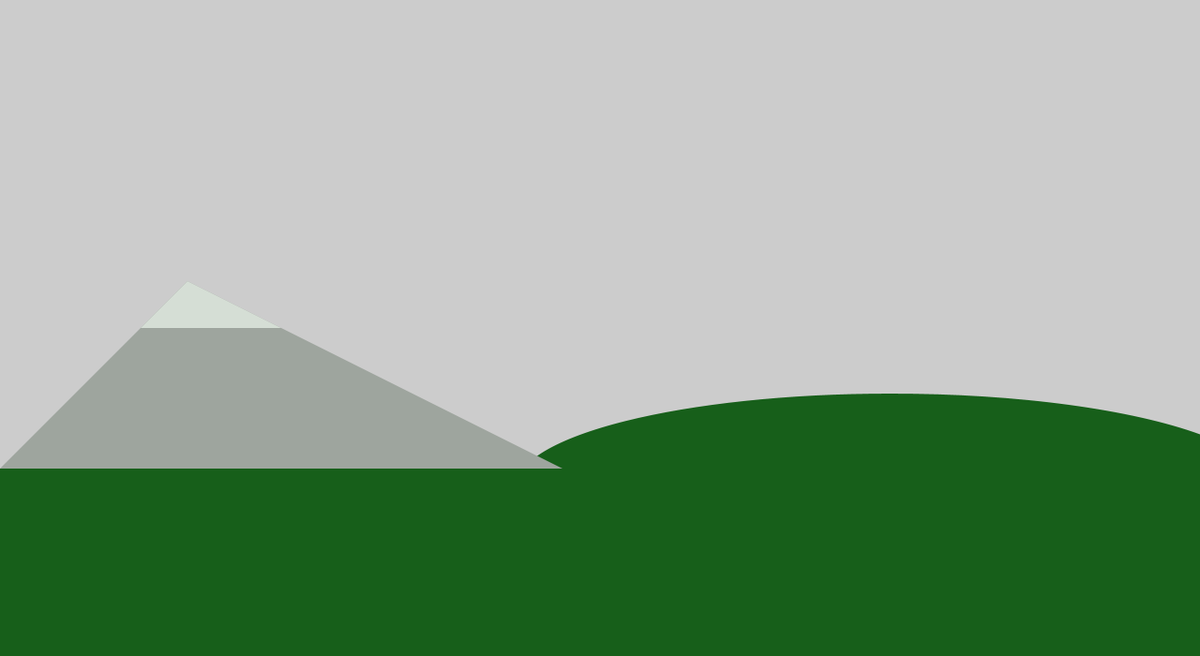
Frame 1 (no input)
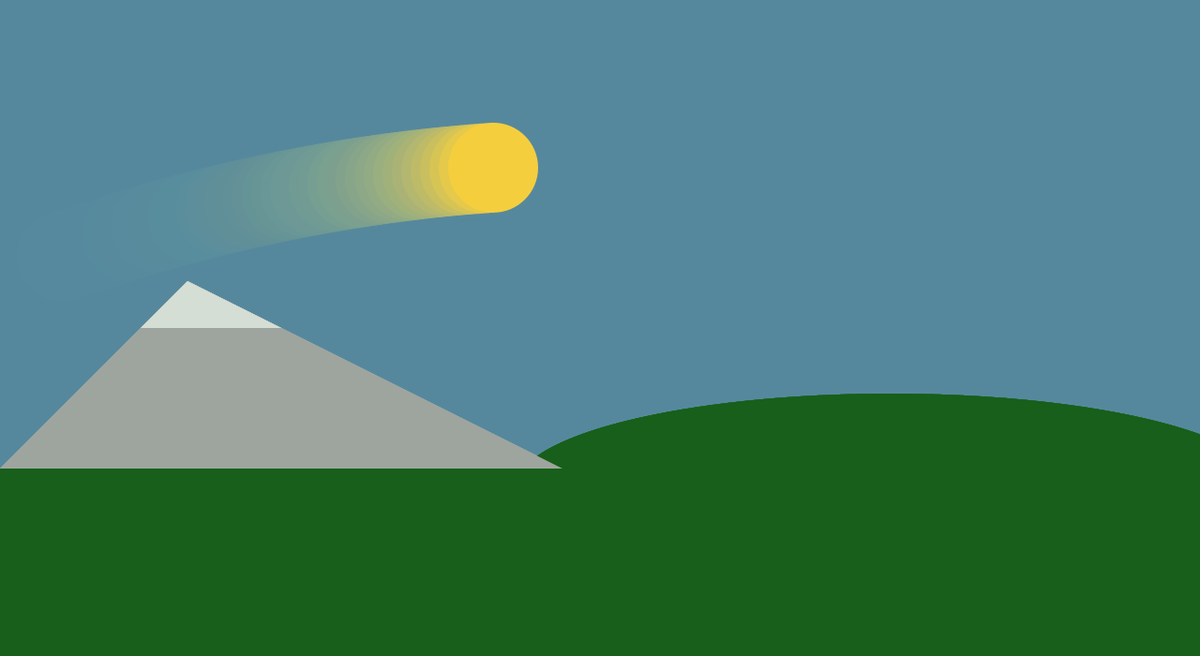
Frame 60 (the mouse pressed at the canvas centre just before this capture)
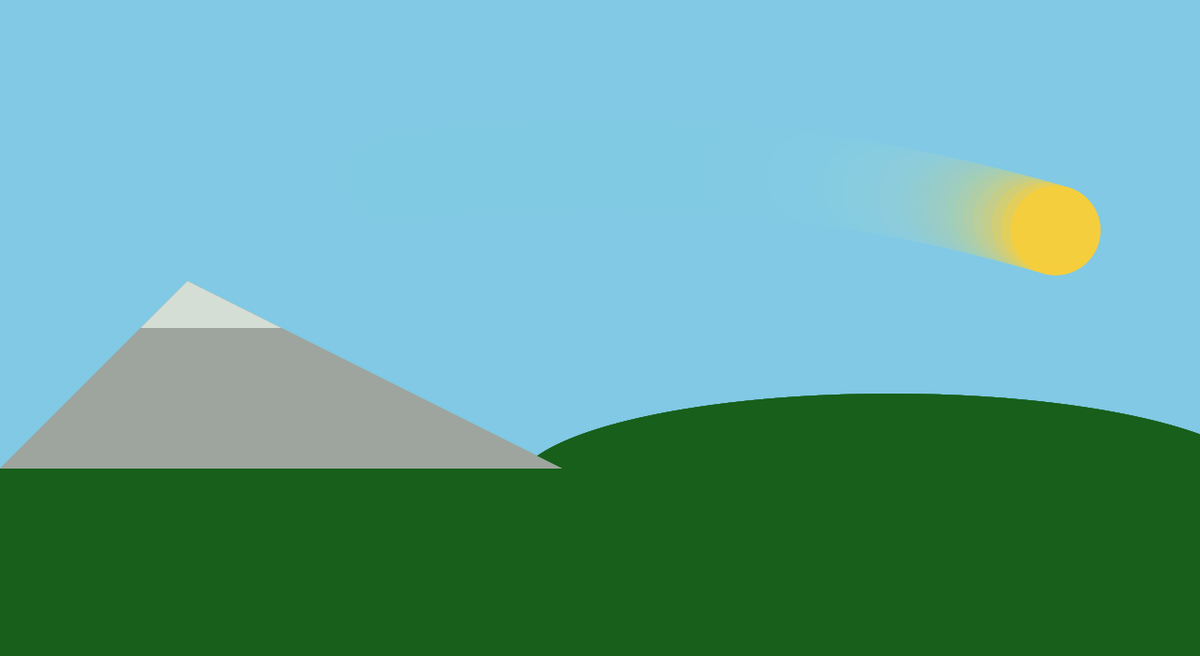
Frame 120 (the mouse held since frame 60 and released just before this capture)

The Processing sketch that drew these frames (run headless with seeded random() and noise(); from frame 60 on, the mouse is pressed at the canvas centre):

// Processing sketch: sunset
// ── sunset.pde
/*	README	
 
 Authors: Franklin Montgomery, Anthony Corragio
 
 Summary: This program was designed to simulate the day/night cycle of earth featuring
 the sun and moon following the path of a parabolic arc. sun and moon rise and sets somewhat
 simulated as well.
 
 Interaction: No user interaction is required for this program to run.
 */
int wWidth = 1280, wHeight = 700;
color night = color(10, 16, 28);
color day = color(143, 223, 255);
color sunColor = color(245, 206, 62);
color moonColor = color(237, 234, 195);
int entitySpeed = 10, entityPosX = -64;
float hour = (wWidth/24);
float calcHour;
boolean changeEntity = true;

float EntityArc(int x) {
  return (0.0003*pow((x-(wWidth/2)), 2)+wHeight/4); // this is a parabola of an ideal arc for our entities
}

void bg() { // its not a bug, it's a feature!
  // if changeEntity is true we'll slowly increase the day opacity and decrease the night opacity
  // if its false we'll do the opposite
  if (changeEntity) {
    fill(day, 2.0*calcHour);
    rect(0, 0, wWidth, wHeight);
    fill(night, 100.0/calcHour);
    rect(0, 0, wWidth, wHeight);
  } else {
    fill(day, 100.0/calcHour);
    rect(0, 0, wWidth, wHeight);
    fill(night, 2.0*calcHour);
    rect(0, 0, wWidth, wHeight);
  }
}

void fg() {
  noStroke();                            // removing outline 
  fill(23, 95, 26);                      // dark green
  rect(-10, 500, 1300, 200);             // earth
  ellipse(950, 520, 800, 200);           // hills
  fill(158, 165, 158);                   // gray
  triangle(200, 300, 0, 500, 600, 500);  // main mountain
  fill(213, 222, 213);                   // snow white
  triangle(200, 300, 150, 350, 300, 350);// snow top of mountain
}

void renderEntity() {
  // cheeky way to decide which color our entity is
  color e = changeEntity ? sunColor : moonColor;
  fill(e);
  ellipse(entityPosX, EntityArc(entityPosX), 96, 96);
}

void settings() {
  size(wWidth, wHeight);
}

void setup() {
  noStroke();
}

void draw() {
  calcHour = entityPosX/hour; // we need to constantly update the time of day otherwise time would be frozen
  bg(); // render our background
  if (entityPosX < (wWidth+(96*2))) { // checks if our entity has gone off the screen or not draws and moves it.
    renderEntity();
    entityPosX+=entitySpeed;
    entityPosX = min(entityPosX, (wWidth+(96*2)));
  } else {
    changeEntity = !changeEntity; // if we failse the conditional we invert change entity to draw the appropriate value in renderEntity()
    entityPosX = -96*2; // we restart offscreen because it would be scary if something randomly appeared in the sky
  }
  fg(); // render foreground
}
